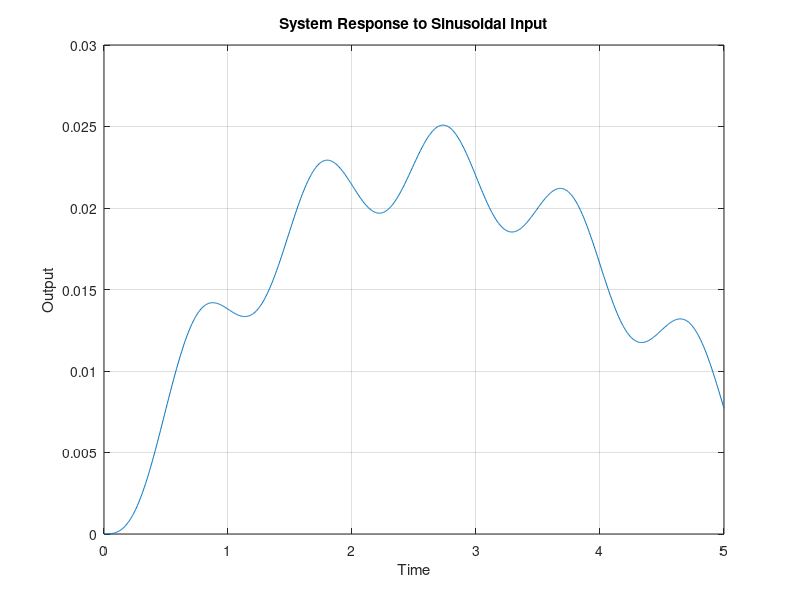

This figure's MATLAB source:
pkg load control;

clc;
clear all;
k = 3;
m = 10;
b = 2;
A = [0, 1; -k/m, -b/m];
B = [0; 1/m];
C = [1, 0];
D = 0;

% Define simulation parameters
T = 5;        % Total simulation time
N = 1000;     % Number of points in the time vector
f = 1;        % Frequency of the sinusoidal input

% Define the time vector
t = linspace(0, T, N);

% Create the state-space system
sys = ss(A, B, C, D);

% Generate a sinusoidal input signal
u = sin(2*pi*f*t);

y = lsim(sys, u, t);

% Plot the system response
plot(t, y);
title('System Response to Sinusoidal Input');
xlabel('Time');
ylabel('Output');
grid on;
